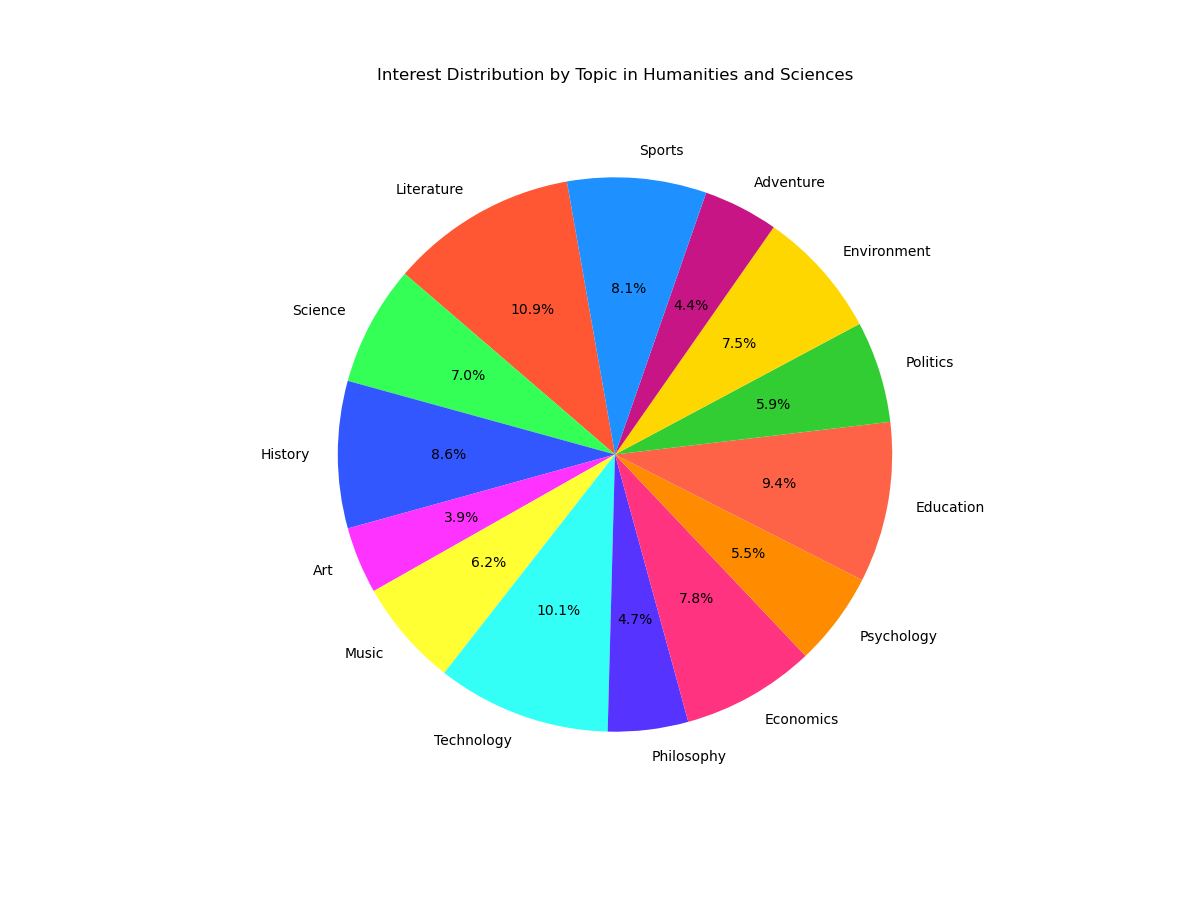

Recreate this plot in Python.

import matplotlib.pyplot as plt

# Data
topics = [
    'Literature', 'Science', 'History', 'Art', 'Music', 
    'Technology', 'Philosophy', 'Economics', 'Psychology', 
    'Education', 'Politics', 'Environment', 'Adventure', 
    'Sports'
]
counts = [70, 45, 55, 25, 40, 65, 30, 50, 35, 60, 38, 48, 28, 52]
colors = [
    '#FF5733', '#33FF57', '#3357FF', '#FF33FF', '#FFFF33', 
    '#33FFF7', '#5733FF', '#FF3380', '#FF8C00', '#FF6347', 
    '#32CD32', '#FFD700', '#C71585', '#1E90FF'
]

# Create a pie chart
plt.figure(figsize=(12, 9))  # Adjusting the size of the pie chart
plt.pie(counts, labels=topics, colors=colors, startangle=100, autopct='%1.1f%%')

# Title of the pie chart
plt.title('Interest Distribution by Topic in Humanities and Sciences', pad=20)

plt.show()
